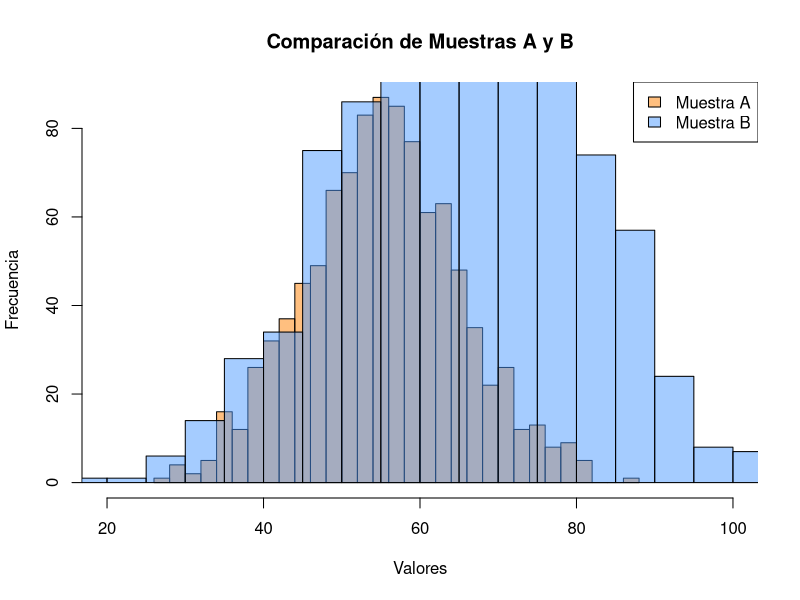

R code for this plot:
# Parámetros de las distribuciones
media_a <- 55
desviacion_a <- 10
media_b <- 65
desviacion_b <- 15

# Generar muestras
set.seed(123) # Para reproducibilidad
muestra_a <- rnorm(1000, mean = media_a, sd = desviacion_a)
muestra_b <- rnorm(1000, mean = media_b, sd = desviacion_b)

# Calcular la media y desviación estándar de cada muestra
media_a_obtenida <- mean(muestra_a)
desviacion_a_obtenida <- sd(muestra_a)
media_b_obtenida <- mean(muestra_b)
desviacion_b_obtenida <- sd(muestra_b)

# Mostrar resultados
cat("Muestra A - Media:", media_a_obtenida, ", Desviación estándar:", desviacion_a_obtenida, "\n")
cat("Muestra B - Media:", media_b_obtenida, ", Desviación estándar:", desviacion_b_obtenida, "\n")

# Graficar ambas distribuciones en el mismo histograma
hist(muestra_a, breaks = 30, col = rgb(1, 0.5, 0, 0.5), xlim = c(20, 100), 
     main = "Comparación de Muestras A y B", xlab = "Valores", ylab = "Frecuencia", 
     border = "black")
hist(muestra_b, breaks = 30, col = rgb(0.3, 0.6, 1, 0.5), add = TRUE, border = "black")
legend("topright", legend = c("Muestra A", "Muestra B"), 
       fill = c(rgb(1, 0.5, 0, 0.5), rgb(0.3, 0.6, 1, 0.5)), border = "black")
